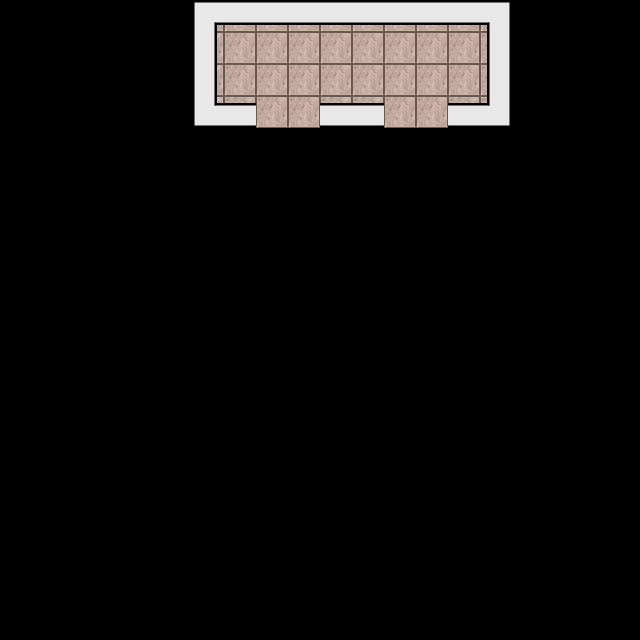

Rendered tile map (Tiled .tmx) drawn with the repository's tilesets; below, a short description and the full map source, tile grids included:
An orthogonal 10x10 tile map with 64x64 px tiles, 2 tile layers (Floors, Walls), 2 tilesets.

<map version="1.0" tiledversion="1.1.6" orientation="orthogonal" renderorder="right-down" width="10" height="10" tilewidth="64" tileheight="64" infinite="0" nextobjectid="1">
 <tileset firstgid="1" source="../Tilesets/Walls.tsx" />
 <tileset firstgid="18" source="../Tilesets/Floors.tsx" />
 <layer name="Floors" width="10" height="10">
  <data encoding="csv">
0,0,0,18,18,18,18,18,0,0,
0,0,0,18,18,18,18,18,0,0,
0,0,0,0,0,0,0,0,0,0,
0,0,0,0,0,0,0,0,0,0,
0,0,0,0,0,0,0,0,0,0,
0,0,0,0,0,0,0,0,0,0,
0,0,0,0,0,0,0,0,0,0,
0,0,0,0,0,0,0,0,0,0,
0,0,0,0,0,0,0,0,0,0,
0,0,0,0,0,0,0,0,0,0
</data>
 </layer>
 <layer name="Walls" width="10" height="10">
  <data encoding="csv">
0,0,0,11,4,4,4,10,0,0,
0,0,0,12,0,5,0,13,0,0,
0,0,0,0,0,0,0,0,0,0,
0,0,0,0,0,0,0,0,0,0,
0,0,0,0,0,0,0,0,0,0,
0,0,0,0,0,0,0,0,0,0,
0,0,0,0,0,0,0,0,0,0,
0,0,0,0,0,0,0,0,0,0,
0,0,0,0,0,0,0,0,0,0,
0,0,0,0,0,0,0,0,0,0
</data>
 </layer>
</map>
